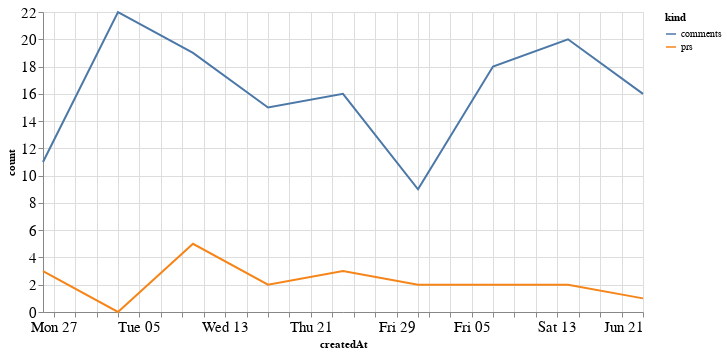

Notebook cell for this chart:
### Code cell
alt.Chart(total_time, width=600).mark_line().encode(
    x='createdAt',
    y='count',
    color='kind'
)

### Figure 1 — Vega-Lite specification as saved in the notebook (floating-point values rounded to 4 significant figures)
{"config": {"axisLeft": {"labelFontSize": 15}, "axisBottom": {"labelFontSize": 15}}, "data": {"name": "data-82a63fe89e4e36171fb7a021eab18006"}, "mark": "line", "encoding": {"color": {"type": "nominal", "field": "kind"}, "x": {"type": "temporal", "field": "createdAt"}, "y": {"type": "quantitative", "field": "count"}}, "width": 600, "$schema": "https://vega.github.io/schema/vega-lite/v4.8.1.json", "datasets": {"data-82a63fe89e4e36171fb7a021eab18006": [{"createdAt": "2020-04-26T00:00:00", "kind": "prs", "count": 3}, {"createdAt": "2020-05-03T00:00:00", "kind": "prs", "count": 0}, {"createdAt": "2020-05-10T00:00:00", "kind": "prs", "count": 5}, {"createdAt": "2020-05-17T00:00:00", "kind": "prs", "count": 2}, {"createdAt": "2020-05-24T00:00:00", "kind": "prs", "count": 3}, {"createdAt": "2020-05-31T00:00:00", "kind": "prs", "count": 2}, {"createdAt": "2020-06-07T00:00:00", "kind": "prs", "count": 2}, {"createdAt": "2020-06-14T00:00:00", "kind": "prs", "count": 2}, {"createdAt": "2020-06-21T00:00:00", "kind": "prs", "count": 1}, {"createdAt": "2020-04-26T00:00:00", "kind": "comments", "count": 11}, {"createdAt": "2020-05-03T00:00:00", "kind": "comments", "count": 22}, {"createdAt": "2020-05-10T00:00:00", "kind": "comments", "count": 19}, {"createdAt": "2020-05-17T00:00:00", "kind": "comments", "count": 15}, {"createdAt": "2020-05-24T00:00:00", "kind": "comments", "count": 16}, {"createdAt": "2020-05-31T00:00:00", "kind": "comments", "count": 9}, {"createdAt": "2020-06-07T00:00:00", "kind": "comments", "count": 18}, {"createdAt": "2020-06-14T00:00:00", "kind": "comments", "count": 20}, {"createdAt": "2020-06-21T00:00:00", "kind": "comments", "count": 16}]}}
